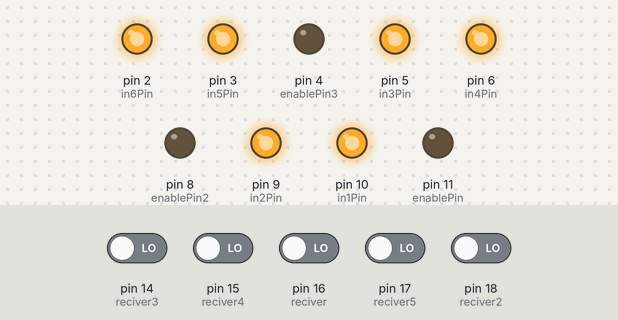
Bench run of a sketch on a simulated Arduino Uno, built with avr-gcc and run on an emulated ATmega328P. On the bench: output pins drawn as LEDs (lit = HIGH). The inputs (shaded band) are chosen by the test bench; at power-on: pin 14 (reciver3), pin 15 (reciver4), pin 16 (reciver), pin 17 (reciver5), pin 18 (reciver2) LOW.

Above: at 1.2 s.
1.3 s: pin 16 (reciver) driven HIGH
At 1.8 s:
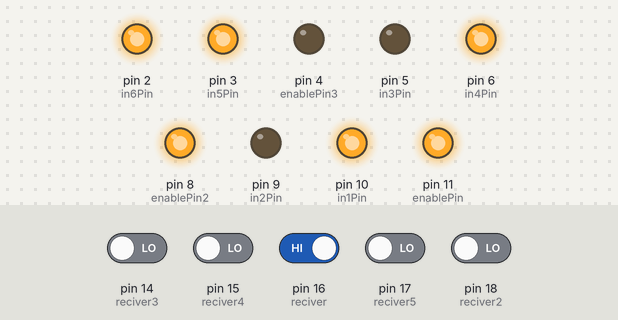
4.3 s: pin 18 (reciver2) driven HIGH
At 6.0 s:
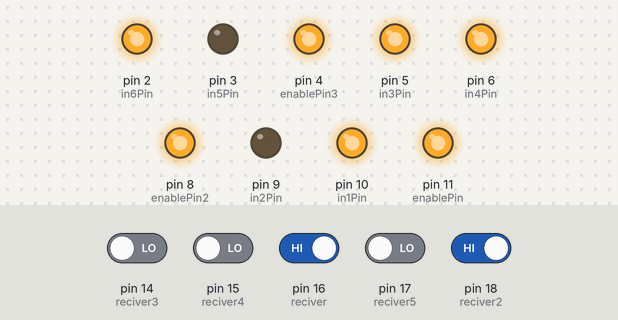
6.8 s: pin 16 (reciver) driven LOW
At 7.2 s:
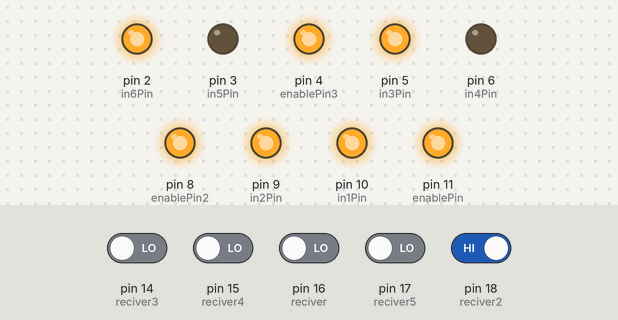
9.8 s: pin 18 (reciver2) driven LOW
At 11.4 s:
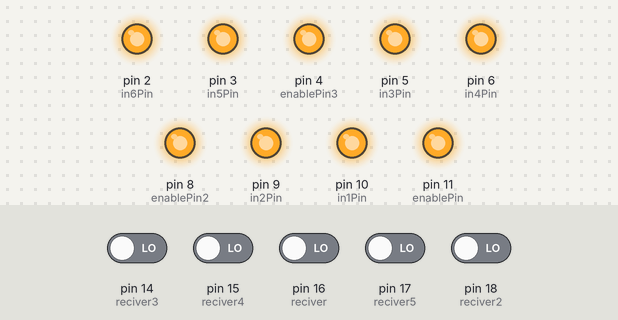
12.3 s: pin 16 (reciver) driven HIGH
At 13.8 s:
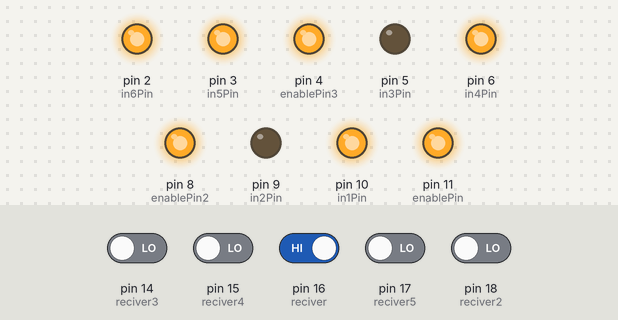
Timing chart, 0 to 15.3 s (numbered marks = the images above; inputs shaded):
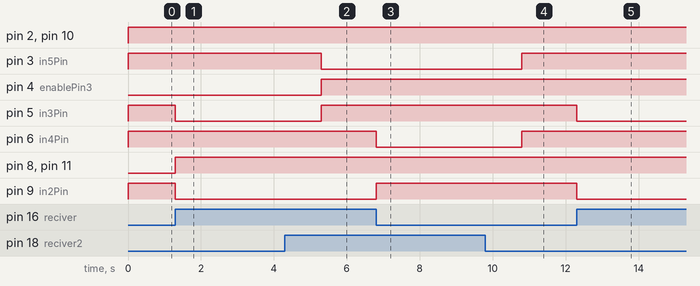

The sketch:

sketch_aug06a.ino
```cpp
#include <LiquidCrystal.h>
#include <stdio.h>


#define echoPin 13
#define trigPin 12


#define slow 64
#define normal 128
#define fast 255


int reciver = 16;
int reciver2 = 18;
int reciver3 = 14;
int reciver4 = 15;
int reciver5 = 17 ; // midle sensor
/*
int sensorValue=0;
int ledValue=0;
*/

int enablePin2 = 8;
int enablePin3 = 4;
int enablePin = 11;
int in1Pin = 10;
int in2Pin = 9;
int in3Pin = 5;
int in4Pin = 6;
int in5Pin = 3;
int in6Pin = 2;

int Speed;

void rotate_right(void){
  Speed = fast;
  analogWrite(enablePin2, Speed);
  analogWrite(enablePin, Speed);
  digitalWrite(in1Pin, HIGH);
  digitalWrite(in2Pin, LOW);
  digitalWrite(in3Pin, LOW);
  digitalWrite(in4Pin, HIGH);

  digitalWrite(in5Pin, HIGH);
  digitalWrite(in6Pin, HIGH);
}
void rotate_left(void){
  Speed = fast;
  analogWrite(enablePin3, Speed);
  digitalWrite(in5Pin, LOW);
  digitalWrite(in6Pin, HIGH);
  analogWrite(enablePin2, Speed);
  digitalWrite(in3Pin, HIGH);
  digitalWrite(in4Pin, LOW);

  digitalWrite(in1Pin, HIGH);
  digitalWrite(in2Pin, HIGH);
}
void Brake(void){

  digitalWrite(in1Pin, HIGH);
  digitalWrite(in2Pin, HIGH);

  digitalWrite(in3Pin, HIGH);
  digitalWrite(in4Pin, HIGH);

  digitalWrite(in5Pin, HIGH);
  digitalWrite(in6Pin, HIGH);

}


void Forward_Rev(void){

  analogWrite(enablePin, 255);
  digitalWrite(in1Pin, HIGH);
  digitalWrite(in2Pin, LOW);


  analogWrite(enablePin3, 255);
  digitalWrite(in5Pin, LOW);
  digitalWrite(in6Pin, HIGH );


}


void Backward_Rev(void){
  int speed = 255 ;

  analogWrite(enablePin, speed);
  digitalWrite(in1Pin, LOW);
  digitalWrite(in2Pin, HIGH);

  analogWrite(enablePin3, speed);
  digitalWrite(in5Pin, HIGH);
  digitalWrite(in6Pin, LOW);


}

void Backward_ramp_up(void){

  for (int i=0; i<255; i++) {
  analogWrite(enablePin, i);
  analogWrite(enablePin3, i);

  digitalWrite(in1Pin, LOW);
  digitalWrite(in2Pin, HIGH);
  digitalWrite(in5Pin, HIGH);
  digitalWrite(in6Pin, LOW);
  delay(10); }
    }


void setup()
{


Serial.begin (9600);


pinMode(reciver , INPUT);
pinMode(reciver2 , INPUT);
 /*
pinMode(led2 , OUTPUT);
pinMode(led , OUTPUT);

digitalWrite(led2 , HIGH);
digitalWrite(led , HIGH);
*/


pinMode(trigPin, OUTPUT);
pinMode(echoPin, INPUT);

pinMode(in1Pin, OUTPUT);
pinMode(in2Pin, OUTPUT);
pinMode(in3Pin, OUTPUT);
pinMode(in4Pin, OUTPUT);
pinMode(in5Pin, OUTPUT);
pinMode(in6Pin, OUTPUT);
pinMode(enablePin2, OUTPUT);
pinMode(enablePin3, OUTPUT);
pinMode(enablePin, OUTPUT);


}
void loop() {


/*

  sensorValue= (A0 );
  ledValue=map(sensorValue , 0,1023 ,0,255);
  analogWrite(17,ledValue);
  */


/*

  float duration, distance;

  digitalWrite(trigPin, LOW);

  delayMicroseconds(2);

  digitalWrite(trigPin, HIGH);

  delayMicroseconds(10);

  digitalWrite(trigPin, LOW);

  duration = pulseIn(echoPin, HIGH);

  distance = (duration / 2) * 0.0344;
  */
/*
    if (distance <= 20){
    delay(1000);
    Backward_ramp_up();
    delay(1000);
    Backward_ramp_up();
    delay(2000);
    Brake();
    delay(3000);
    rotate_right();
    delay(10000);
    Brake();
    delay(3000);


  }


  if (distance >= 400 || distance <= 2){

    Serial.print("Distance = ");

    Serial.println("Out of range");


  }

  else  {

    Serial.print("Distance = ");

    Serial.print(distance);

    Serial.println(" cm");


    delay(500);

  }

  delay(500);

  */


  int reading = digitalRead(reciver);
  int reading2 = digitalRead(reciver2);
  int reading3 = digitalRead(reciver3);
  int reading4 = digitalRead(reciver4);
  int reading5 = digitalRead(reciver5);

  if (reading == HIGH & reading2 == HIGH & reading5 == LOW)
  {

  Forward_Rev();

  } else if (reading == LOW & reading2 == LOW )
  {
  Brake();

  }else if (reading == LOW & reading2 == HIGH )
 {
  rotate_left();
  delay(2000);
  Brake();

 } else if (reading == HIGH & reading2 == LOW )
 {
   rotate_right();
   delay(2000);
   Brake();
 }

  /* if (reading == HIGH )
  {
    delay(1000);

    rotate_left();

    delay(3000);

    Brake();
  }
  if (reading2 == HIGH)
  {

    delay(1000);

    rotate_right();

    delay(3000);

    Brake();
  }
  */

  /*

    if (reading == HIGH)
  {
    digitalWrite(led , HIGH);
  }
  else if (reading == LOW)
  {
    digitalWrite(led , LOW);
  }


  if (reading2 == HIGH)
  {
    digitalWrite(led2 , HIGH);
  }
  else if (reading2 == LOW)
  {
    digitalWrite(led2 , LOW);
  }
  */


}
```

Measured:
- after the input at 1.3 s, pin 5 (in3Pin), pin 9 (in2Pin): HIGH → LOW at once; pin 8 (enablePin2), pin 11 (enablePin): LOW → HIGH at once
- after the input at 4.3 s, pin 3 (in5Pin): HIGH → LOW after 1.0 s; pin 4 (enablePin3), pin 5 (in3Pin): LOW → HIGH after 1.0 s
- after the input at 6.8 s, pin 6 (in4Pin): HIGH → LOW at once; pin 9 (in2Pin): LOW → HIGH at once
- after the input at 9.8 s, pin 3 (in5Pin), pin 6 (in4Pin): LOW → HIGH after 1.0 s
- after the input at 12.3 s, pin 5 (in3Pin), pin 9 (in2Pin): HIGH → LOW at once
